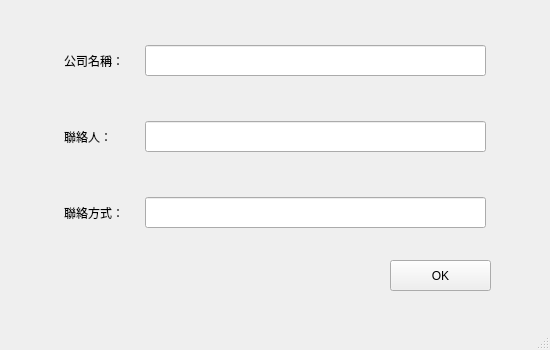
<?xml version="1.0" encoding="UTF-8"?>
<ui version="4.0">
 <class>MainWindow</class>
 <widget class="QMainWindow" name="MainWindow">
  <property name="geometry">
   <rect>
    <x>0</x>
    <y>0</y>
    <width>550</width>
    <height>350</height>
   </rect>
  </property>
  <property name="windowTitle">
   <string>MainWindow</string>
  </property>
  <widget class="QWidget" name="centralwidget">
   <widget class="QLineEdit" name="company_edit">
    <property name="geometry">
     <rect>
      <x>145</x>
      <y>45</y>
      <width>341</width>
      <height>31</height>
     </rect>
    </property>
   </widget>
   <widget class="QLabel" name="company">
    <property name="geometry">
     <rect>
      <x>64</x>
      <y>35</y>
      <width>81</width>
      <height>51</height>
     </rect>
    </property>
    <property name="text">
     <string>公司名稱：</string>
    </property>
    <property name="textFormat">
     <enum>Qt::AutoText</enum>
    </property>
    <property name="scaledContents">
     <bool>true</bool>
    </property>
   </widget>
   <widget class="QLabel" name="man">
    <property name="geometry">
     <rect>
      <x>64</x>
      <y>111</y>
      <width>81</width>
      <height>51</height>
     </rect>
    </property>
    <property name="text">
     <string>聯絡人：</string>
    </property>
    <property name="textFormat">
     <enum>Qt::AutoText</enum>
    </property>
    <property name="scaledContents">
     <bool>true</bool>
    </property>
   </widget>
   <widget class="QLabel" name="contact">
    <property name="geometry">
     <rect>
      <x>64</x>
      <y>187</y>
      <width>81</width>
      <height>51</height>
     </rect>
    </property>
    <property name="text">
     <string>聯絡方式：</string>
    </property>
    <property name="textFormat">
     <enum>Qt::AutoText</enum>
    </property>
    <property name="scaledContents">
     <bool>true</bool>
    </property>
   </widget>
   <widget class="QLineEdit" name="man_edit">
    <property name="geometry">
     <rect>
      <x>145</x>
      <y>121</y>
      <width>341</width>
      <height>31</height>
     </rect>
    </property>
   </widget>
   <widget class="QLineEdit" name="contact_edit">
    <property name="geometry">
     <rect>
      <x>145</x>
      <y>197</y>
      <width>341</width>
      <height>31</height>
     </rect>
    </property>
   </widget>
   <widget class="QPushButton" name="ok_button">
    <property name="geometry">
     <rect>
      <x>390</x>
      <y>260</y>
      <width>101</width>
      <height>31</height>
     </rect>
    </property>
    <property name="text">
     <string>OK</string>
    </property>
   </widget>
  </widget>
  <widget class="QMenuBar" name="menubar">
   <property name="geometry">
    <rect>
     <x>0</x>
     <y>0</y>
     <width>550</width>
     <height>25</height>
    </rect>
   </property>
  </widget>
  <widget class="QStatusBar" name="statusbar"/>
 </widget>
 <resources/>
 <connections/>
</ui>
